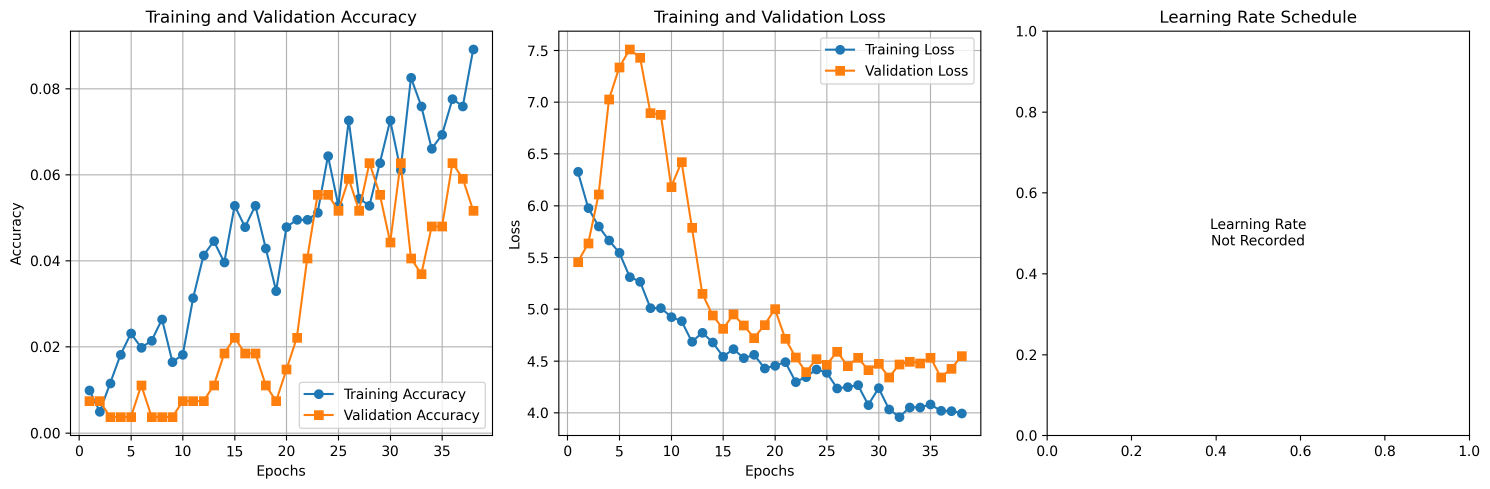
#> input picture training_history.png, 4470 x 1466 px (shown at 1/3 size)
$ python -i normalize.py   (imports and definitions only)
#> lines starting #> are read from the running program, lines starting #| are printed output that depends on the picture; after the words box and inside, x2 and y2 are one past the last pixel; in counts of white or black regions, pixels touching at a corner belong together
#> in normalize_image, img_raw is the input picture: PIL image 4470x1466 RGBA; mean R, G, B, A 246.6, 245.8, 244.9, 255
from PIL import Image
import numpy as np
import cv2

def auto_crop(image_path, padding_ratio=0.05):
    """
    Fungsi crop otomatis dengan padding tambahan agar tidak terlalu agresif.
    """
#> called with image_path = 'training_history.png', padding_ratio = 0.05
    img = cv2.imread(image_path)
    gray = cv2.cvtColor(img, cv2.COLOR_BGR2GRAY)
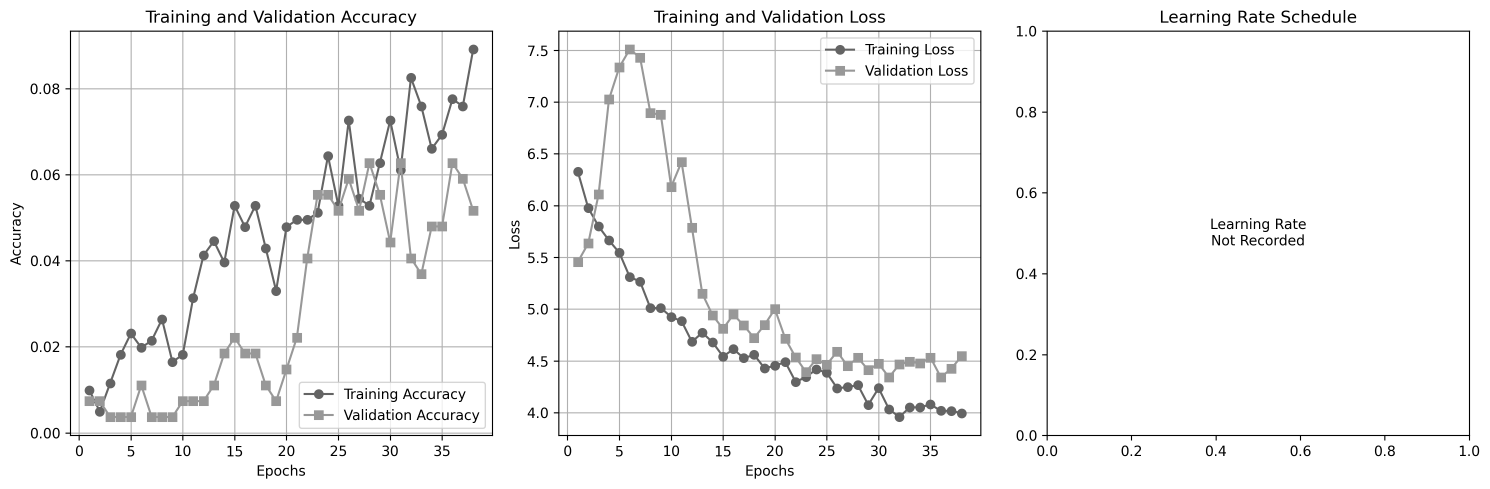
#> gray: shape (1466, 4470) (shown at 1/3 size); min 0, max 255, mean 245.9
    _, thresh = cv2.threshold(gray, 200, 255, cv2.THRESH_BINARY_INV)
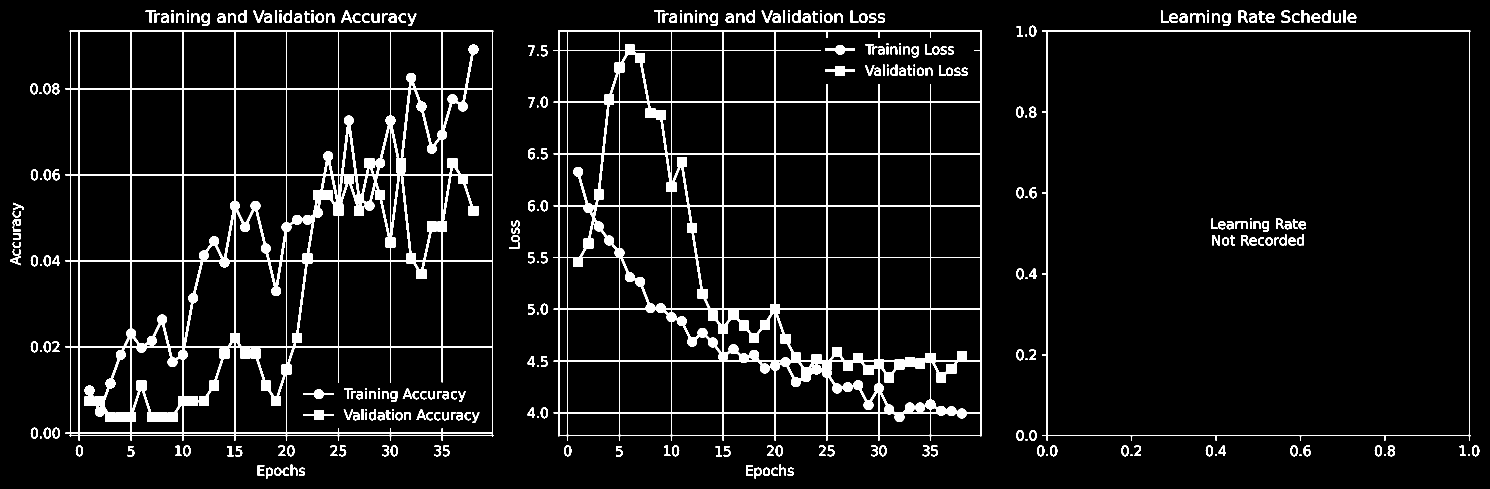
#> thresh: shape (1466, 4470) (shown at 1/3 size); 5.9% white; 314 white regions
    contours, _ = cv2.findContours(thresh, cv2.RETR_EXTERNAL, cv2.CHAIN_APPROX_SIMPLE)
#> contours = 218 contours, 25 with area under 20; largest, box (x1, y1, x2, y2) and area: (3126, 91, 4411, 1322) 1542226, (1661, 91, 2945, 1322) 1541154, (196, 91, 1480, 1322) 1541058, (3666, 40, 3691, 78) 656, (3965, 30, 3991, 69) 648

    if contours:
        x, y, w, h = cv2.boundingRect(max(contours, key=cv2.contourArea))
#> x = 3126; y = 91; w = 1285; h = 1231

        # Tambahkan padding
        pad_x = int(w * padding_ratio)
#> pad_x = 64
        pad_y = int(h * padding_ratio)
#> pad_y = 61

        x1 = max(x - pad_x, 0)
#> x1 = 3062
        y1 = max(y - pad_y, 0)
#> y1 = 30
        x2 = min(x + w + pad_x, img.shape[1])
#> x2 = 4470
        y2 = min(y + h + pad_y, img.shape[0])
#> y2 = 1383

        cropped = img[y1:y2, x1:x2]
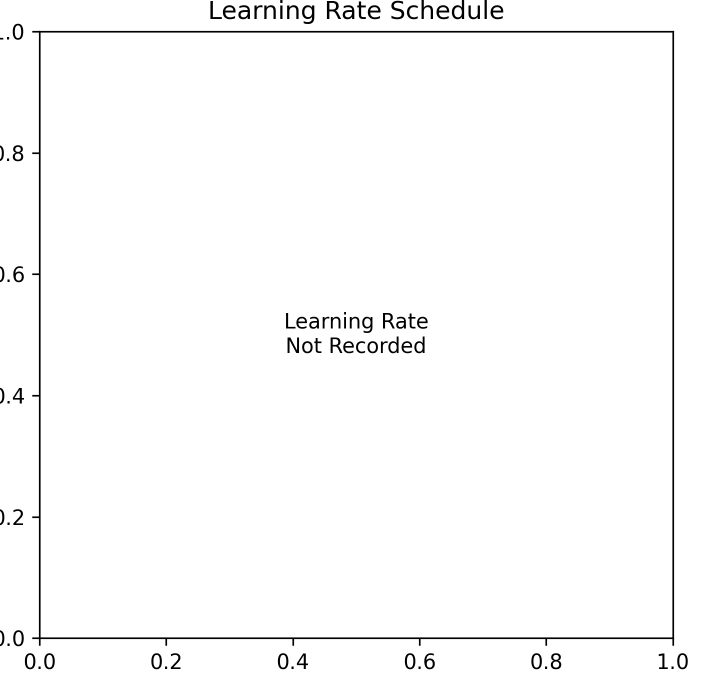
#> cropped: shape (1353, 1408, 3) (shown at 1/2 size); min 0, max 255, mean 250.4
        pil_image = Image.fromarray(cv2.cvtColor(cropped, cv2.COLOR_BGR2RGB))
        return pil_image
    else:
        return Image.open(image_path).convert("RGB")

"""
def auto_crop(image_path):

    # Fungsi crop otomatis menggunakan threshold dan kontur terbesar (biasanya objek utama).

    img = cv2.imread(image_path)
    gray = cv2.cvtColor(img, cv2.COLOR_BGR2GRAY)
    _, thresh = cv2.threshold(gray, 200, 255, cv2.THRESH_BINARY_INV)
    contours, _ = cv2.findContours(thresh, cv2.RETR_EXTERNAL, cv2.CHAIN_APPROX_SIMPLE)

    if contours:
        x, y, w, h = cv2.boundingRect(max(contours, key=cv2.contourArea))
        cropped = img[y:y+h, x:x+w]
        pil_image = Image.fromarray(cv2.cvtColor(cropped, cv2.COLOR_BGR2RGB))
        return pil_image
    else:
        return Image.open(image_path).convert("RGB")
"""
def normalize_image(image_path, size=(260, 260), grayscale=False):
    """
    Normalize gambar dengan auto-crop untuk CNN input (260x260).
    """
    img_raw = Image.open(image_path)
    img_raw.save("debug_original.jpg")
    try:
        img = auto_crop(image_path)

        if grayscale:
            img = img.convert('L')
        else:
            img = img.convert('RGB')

        img_resized = img.resize(size)
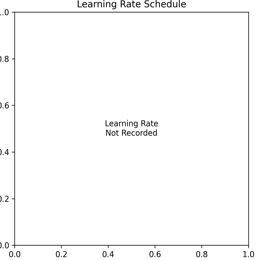
#> img_resized: PIL image 260x260 RGB; min 19, max 255, mean 250.2
        img_array = np.asarray(img_resized, dtype=np.float32) / 255.0

        if grayscale:
            img_array = img_array.reshape(1, size[1], size[0], 1)
        else:
            img_array = img_array.reshape(1, size[1], size[0], 3)

        return img_array
    except Exception as e:
        print(f"Error in normalization: {e}")
        return None

>>> result = normalize_image('training_history.png')
